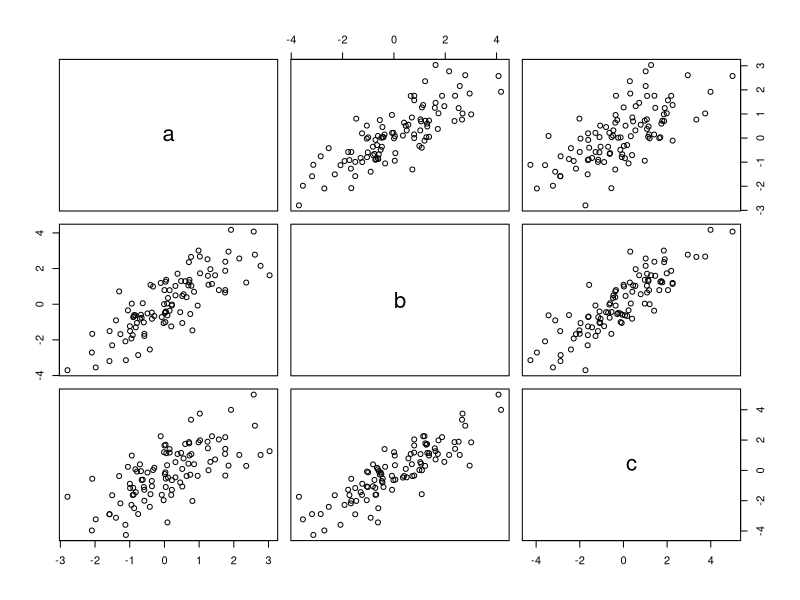
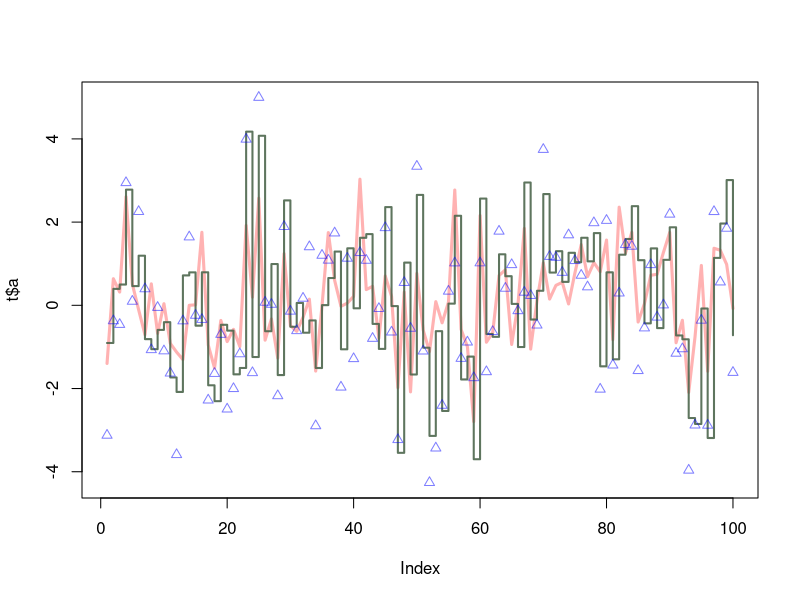

Generate these figures, in order, with R:
x1 = rnorm(n = 100)
x2 = rnorm(n = 100)
x3 = rnorm(n = 100)

t = data.frame(a=x1, b=x1+x2, c=x1+x2+x3)
plot(t)

plot(t$a, type="l", ylim=range(t),
  lwd=3, col=rgb(1,0,0,0.3))
 lines(t$b, type="s", lwd=2,
  col=rgb(0.3,0.4,0.3,0.9))
 points(t$c, pch=2, cex=1,
  col=rgb(0,0,1,0.5))

# plot(rnorm(100), type="l", col="gold")
# hist(rnorm(100))